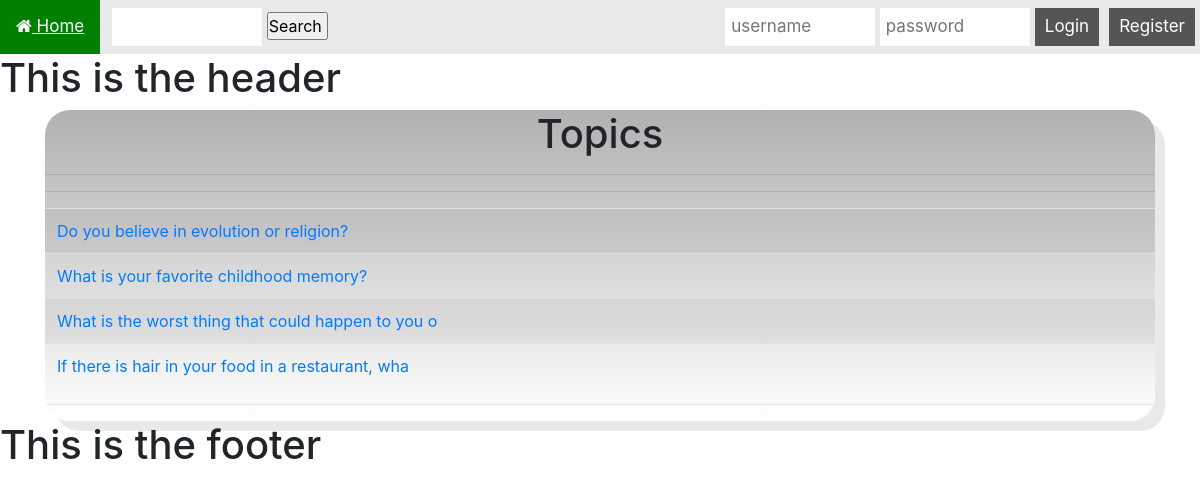
Screenshot of /index.php?category=1 with the database file from the repository.
### tables this page shows
CREATE TABLE `Topic` (
  `id` int(11) NOT NULL,
  `title` varchar(50) NOT NULL,
  `body` varchar(500) NOT NULL,
  `userID` int(11) NOT NULL,
  `categoryId` int(11) NOT NULL
);

### view/View.php (called while the page is built)
<?php
Class View {
	public function create($filePath, $data) {
	       include 'view/includes/header.php';
	       include $filePath;
	       include 'view/includes/footer.php';
	}
}
?>

### index.php (called while the page is built)
<?php
    include_once("controller/Controller.php");
    $controller = new Controller();
    $controller->invoke();
?>

### model/Topic.php (called while the page is built, shortened)
<?php
class Topic {
      public function __construct($id, $title, $body, $userId, $categoryId){
        $this->id = $id;
      	$this->title = $title;
      }
}

### model/DBModel.php (called while the page is built, shortened)
<?php
include("Topic.php");
class DBModel {
    protected $db = null;
    public function __construct($db = null)
    {
	    if ($db)
		{
			$this->db = $db;
		}
		else
		{
        try {
			$this->db = new PDO("mysql:host=localhost;dbname=CodeOps_database;", "root", "");
		} catch(PDOException $e) {
			echo "Error ocurred!";
			echo $e->getMessage();
		}}
    }
    public function getAllTopicsById($id) {
            $request = $this->db->prepare("SELECT * FROM Topic WHERE categoryId = :categoryId");
            $request->bindValue(':categoryId', $id, PDO::PARAM_STR);
            $request->execute();
	    $topics = array();
            while($result = $request->fetch(PDO::FETCH_ASSOC)) {
	    		 $topics[] = new Topic($result["id"], $result["title"], $result["body"], $result["userID"], $result["categoryId"]);
	}
	    return $topics;
    }
    public function getLastTenTopics(){
        $topic = array();
        $stmt = $this->db->query("SELECT * FROM Topic ORDER BY id DESC LIMIT 3");
	if($stmt) {
        while($row = $stmt->fetch(PDO::FETCH_ASSOC)){
            $topic[] = new Topic($row["id"], $row["title"], $row["body"], $row["userID"], $row["categoryId"]);
        }}
        return $topic;
    }
}
?>

### view/TopicView.php (the view, shortened to what this page needs)
<div class="container">
  <div id="post" class="postlist">
    <h1>Topics</h1>
    <hr>
    <hr>
    <tabLe class="table table-striped">
      <?php foreach($data[0] as $topic): ?>
      <tr>
	<td><a href="/CodeOps_Forum/index.php?id=<?php echo $topic->id ?>"><?php echo $topic->title?> </a></td>
	<td>
	</td>
      </tr>
      <?php endforeach; ?>
    </table>
    <hr>
  </div>
</div>

### view/css/main.css (style rules this page uses)
* { margin: 0px; padding: 0px; }
body { font-size: 120%; background: #F8F8FF; }
.postlist { box-shadow: 10px 10px #e9e9e9; overflow: hidden; background: linear-gradient(#b2b0b0, #ffffff); margin: auto; padding: 0; border-radius: 25px; }
#post.postlist { box-shadow: 10px 10px #e9e9e9; overflow: hidden; background: linear-gradient(#b2b0b0, #ffffff); margin: auto; padding: 0; border-radius: 25px; }
.postlist h1 { text-align: center; }

### rows the page displays
topic: title "Do you believe in evolution or religion?"
topic: title "What is your favorite childhood memory?"
topic: title "What is the worst thing that could happen to you o"
topic: title "If there is hair in your food in a restaurant, wha"
